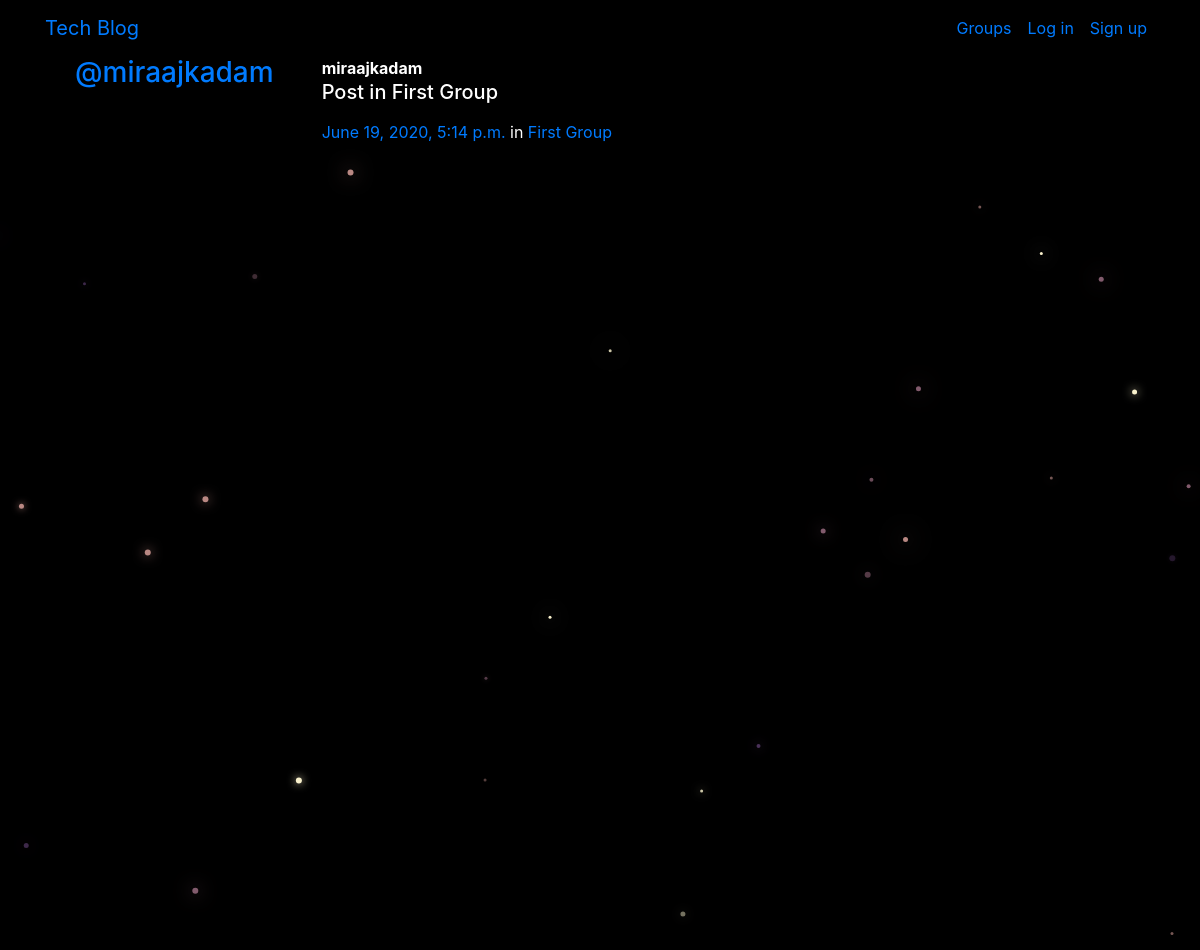
The app's page /posts/by/miraajkadam/5/ with its own data.
### posts/models.py (models this page shows, shortened)
class Post(models.Model):
    user = models.ForeignKey(User, related_name="posts", on_delete=models.CASCADE)
    created_at = models.DateTimeField(auto_now=True)
    message = models.TextField()
    message_html = models.TextField(editable=False)
    group = models.ForeignKey(
        Group, related_name="posts", null=True, blank=True, on_delete=models.CASCADE
    )
    class Meta:
        ordering = ["-created_at"]
        unique_together = ["user", "message"]

### groups/models.py (models this page shows, shortened)
class Group(models.Model):
    name = models.CharField(max_length=255, unique=True)
    slug = models.SlugField(allow_unicode=True, unique=True)
    description = models.TextField(blank=True, default="")
    description_html = models.TextField(editable=False, default="", blank=True)
    members = models.ManyToManyField(User, through="GroupMember")
    class Meta:
        ordering = ["name"]

### posts/views.py (the view)
# urls.py: path("by/<username>/<int:pk>/", views.PostDetail.as_view(), name="single"),
class PostDetail(SelectRelatedMixin, generic.DetailView):
    model = models.Post
    select_related = ("user", "group")
    def get_queryset(self):
        queryset = super().get_queryset()
        return queryset.filter(
            user__username__iexact=self.kwargs.get("username"))

### posts/templates/posts/post_detail.html
{% extends 'posts/post_base.html' %}
{% block post_content %}
<div class="col-md-8">
    {% include 'posts/_post.html' %}
</div>
{% endblock post_content %}

### posts/templates/posts/_post.html (shortened to what this page needs)
<div class="media">
    <h3 class="mr-5"><a href="{% url 'posts:for_user' username=post.user.username %}">@{{ post.user.username }}</a></h3>
    <div class="media-body">
        <strong>{{ post.user.username }}</strong>
        <h5>{{ post.message_html|safe }}</h5>
        <time class="time"><a
                href="{% url 'posts:single' username=post.user.username pk=post.pk %}">{{ post.created_at }}</a></time>
        {% if post.group %}
        <span class="group-name">in <a href="#">{{ post.group.name }}</a></span>
        {% endif %}
    </div>
</div>

### static/simplesocial/css/master.css (style rules this page uses)
body { margin: 0; overflow: hidden; background-color: black; color: white; }

### records on screen
Post: user.username "miraajkadam", message_html "Post in First Group", created_at "June 19, 2020, 5:14 p.m.", group.name "First Group"
